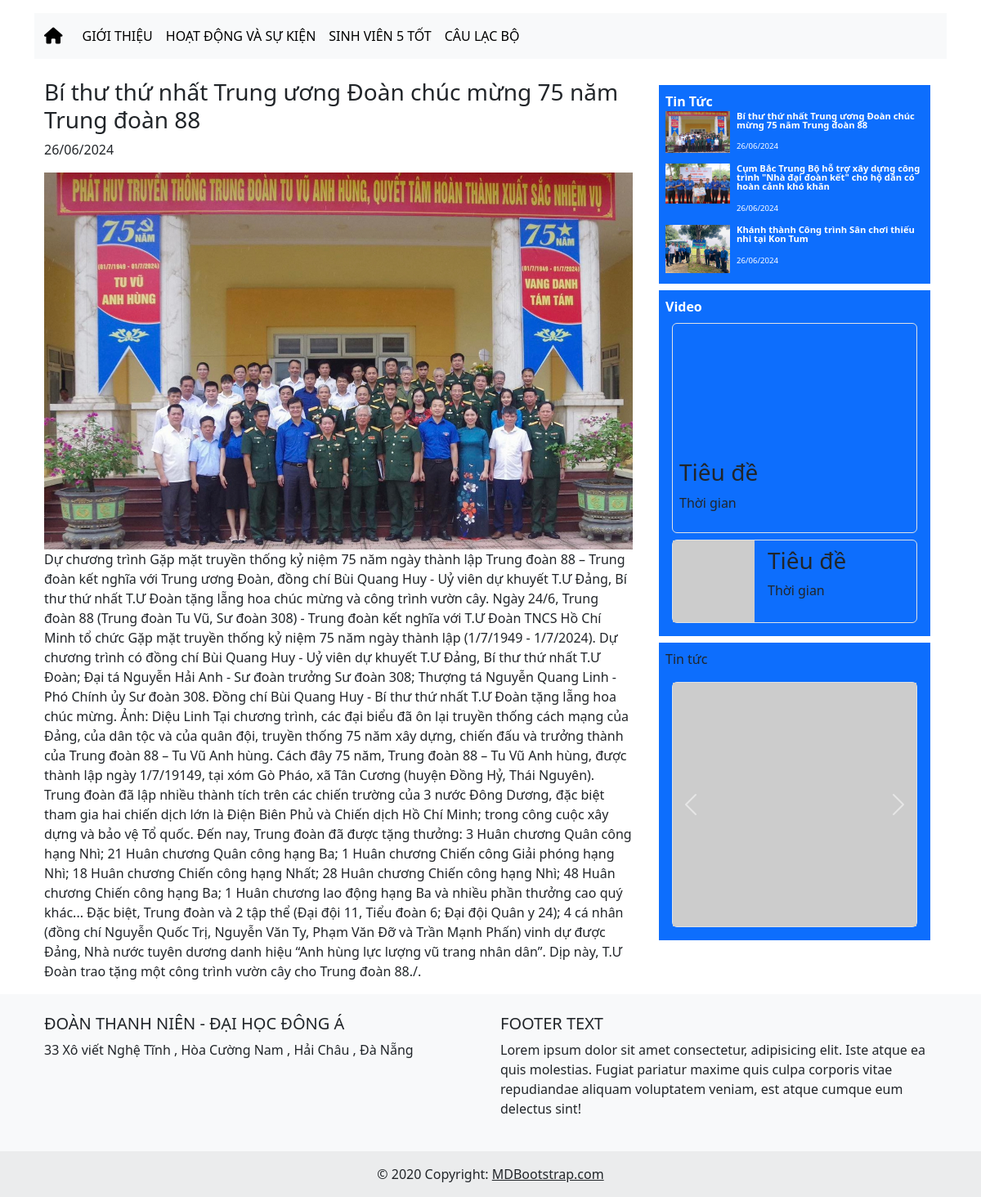
The app's page /post/1/ with its own data.
### App/models.py (models this page shows, shortened)
class Post(models.Model):
    image = models.ImageField(upload_to='posts/')
    title = models.CharField(max_length=200)
    timestamp = models.DateTimeField(auto_now_add=True)
    content = models.TextField()
    category = models.CharField(max_length=100 , null = True)
    active = models.BooleanField(default=True)

### App/views.py (the view)
# urls.py: path('post/<int:post_id>/', views.post_detail, name='post_detail'),
def post_detail(request, post_id):
    posts = Post.objects.all()  # Lấy danh sách tất cả các bài viết
    post = get_object_or_404(Post, pk=post_id)
    return render(request, 'post_detail.html', {'post': post,'posts': posts})

### templates/post_detail.html
<!DOCTYPE html>
{% extends "base.html" %}
{% block content %}
<h3>{{ post.title }}</h3>
<p>{{ post.timestamp|date:"d/m/Y" }}</p>
<img class="img-fluid w-100" src="{{ post.image.url }}" alt="">
<p>{{ post.content }}</p>
{% endblock %}

### templates/base.html (shortened to what this page needs)
<!doctype html>
{% load static %}
<html lang="en">
<head>
    <link rel="stylesheet" type="text/css" href="{% static 'css/home.css' %}">
    <link href="https://cdn.jsdelivr.net/npm/bootstrap@5.3.3/dist/css/bootstrap.min.css" rel="stylesheet">
    <link rel="stylesheet" href="https://cdnjs.cloudflare.com/ajax/libs/font-awesome/6.5.2/css/all.min.css"
 />
</head>
<body>
    <div class="container-lg">
        <nav class="navbar navbar-expand-lg bg-body-tertiary">
            <div class="container-fluid">
                <a class="navbar-brand" href="/home"><i class="fa-solid fa-house"></i></a>
                <div class="collapse navbar-collapse" id="navbarNav">
                    <ul class="navbar-nav">
                        <li class="nav-item">
                            <a class="nav-link active" aria-current="page" href="{% url 'introduce' %}">GIỚI THIỆU</a>
                        </li>
                        <li class="nav-item">
                            <a class="nav-link active" aria-current="page" href="#">HOẠT ĐỘNG VÀ SỰ KIỆN</a>
                        </li>
                        <li class="nav-item">
                            <a class="nav-link active" aria-current="page" href="#">SINH VIÊN 5 TỐT</a>
                        </li>
                        <li class="nav-item">
                            <a class="nav-link active" aria-current="page" href="#">CÂU LẠC BỘ </a>
                        </li>
                    </ul>
                </div>
            </div>
        </nav>
        <div class="container-lg">
        </div>
        <div class="container-lg">
            <div class="row d-flex">
                <div class=" col-12 col-lg-8 ">
                    {% block content%}
                    {% endblock%}
                </div>
                <div class="col-lg-4 d-none d-lg-block ">
                    <div class="bg-primary p-2 m-2">
                        <b class="text-white" style="font-weight: 600;">Tin Tức</b>
                        {% for post in posts %}
                        <a href="{% url 'post_detail' post_id=post.id %}" class=" d-flex accordion gap-2 ">
                            <img class="w-25 h-25" src="{{post.image.url}}" alt="">
                            <div class="p-0">
                                <p style="font-size:0.7rem ; line-height: 1;font-weight: 600; " class="text-white">
                                    {{post.title}}</p>
                                <p style="font-size:0.6rem ; line-height: 1; " class="text-white">
                                    {{post.timestamp|date:"d/m/Y"}}</p>
                            </div>
                        </a>
                        {% endfor %}
                    </div>
                    <div class="bg-primary p-2 m-2">
                        <b class="text-white" style="font-weight: 600;">Video</b>
                        <div class=" d-flex flex-column accordion gap-2 border m-2 rounded">
                            <video class="" src="https://via.placeholder.com/100x100" alt=""></video>
                            <div class="p-2">
                                <h3 class="">Tiêu đề</h3>
                                <p class="">Thời gian</p>
                            </div>
                        </div>
                        <div class=" d-flex accordion gap-2 border m-2  rounded">
                            <img class="" src="https://via.placeholder.com/100x100" alt="">
                            <div class="p-2">
                                <h3 class="">Tiêu đề</h3>
                                <p class="">Thời gian</p>
                            </div>
                        </div>
                    </div>
                    <div class="bg-primary p-2 m-2">
                        <p class="">Tin tức</p>
                        <div class=" d-flex flex-column accordion gap-2 border m-2 rounded">
                            <div id="carouselExampleInterval" class="carousel slide" data-bs-ride="carousel">
                                <div class="carousel-inner">
                                    <div class="carousel-item active" data-bs-interval="10000">
                                        <img src="https://via.placeholder.com/100x100" class="d-block w-100" alt="...">
                                    </div>
                                </div>
                                <button class="carousel-control-prev" type="button"
                                    data-bs-target="#carouselExampleInterval" data-bs-slide="prev">
                                    <span class="carousel-control-prev-icon" aria-hidden="true"></span>
                                </button>
                                <button class="carousel-control-next" type="button"
                                    data-bs-target="#carouselExampleInterval" data-bs-slide="next">
                                    <span class="carousel-control-next-icon" aria-hidden="true"></span>
                                </button>
                            </div>
                        </div>
                    </div>
                </div>
            </div>
        </div>
    </div>
    <footer class="bg-body-tertiary text-center text-lg-start">
        <div class="container p-4">
            <div class="row">
                <div class="col-lg-6 col-md-12 mb-4 mb-md-0">
                    <h5 class="text-uppercase">ĐOÀN THANH NIÊN - ĐẠI HỌC ĐÔNG Á</h5>
                    <p>
                        33 Xô viết Nghệ Tĩnh , Hòa Cường Nam , Hải Châu , Đà Nẵng
                    </p>
                </div>
                <div class="col-lg-6 col-md-12 mb-4 mb-md-0">
                    <h5 class="text-uppercase">Footer text</h5>
                    <p>
                        Lorem ipsum dolor sit amet consectetur, adipisicing elit. Iste atque ea quis
                        molestias. Fugiat pariatur maxime quis culpa corporis vitae repudiandae aliquam
                        voluptatem veniam, est atque cumque eum delectus sint!
                    </p>
                </div>
            </div>
        </div>
        <div class="text-center p-3" style="background-color: rgba(0, 0, 0, 0.05);">
            © 2020 Copyright:
            <a class="text-body" href="https://mdbootstrap.com/">MDBootstrap.com</a>
        </div>
    </footer>
</body>
</html>

### static/css/home.css (style rules this page uses)
* { margin: 0; padding: 0; }

### records on screen
Post: title "Bí thư thứ nhất Trung ương Đoàn chúc mừng 75 năm Trung đoàn 88", timestamp "26/06/2024", image (picture), content "Dự chương trình Gặp mặt truyền thống kỷ niệm 75 năm ngày thành lập Trung đoàn 88 – Trung đoàn kết nghĩa với Trung ương Đoàn, đồng chí Bùi Quang Huy - Uỷ viên dự khuyết T.Ư Đảng, Bí thư thứ nhất T.Ư Đoàn tặng lẵng hoa chúc mừng và công trình vườn cây. Ngày 24/6, Trung đoàn 88 (Trung đoàn Tu Vũ, Sư đoàn 308) - Trung đoàn kết nghĩa với T.Ư Đoàn TNCS Hồ Chí Minh tổ chức Gặp mặt truyền thống kỷ niệm 75 năm ngày thành lập (1/7/1949 - 1/7/2024). Dự chương trình có đồng chí Bùi Quang Huy - Uỷ viên dự khuyết T.Ư Đảng, Bí thư thứ nhất T.Ư Đoàn; Đại tá Nguyễn Hải Anh - Sư đoàn trưởng Sư đoàn 308; Thượng tá Nguyễn Quang Linh - Phó Chính ủy Sư đoàn 308. Đồng chí Bùi Quang Huy - Bí thư thứ nhất T.Ư Đoàn…"
Post: image (picture), title "Cụm Bắc Trung Bộ hỗ trợ xây dựng công trình \"Nhà đại đoàn kết\" cho hộ dân có hoàn cảnh khó khăn", timestamp "26/06/2024"
Post: image (picture), title "Khánh thành Công trình Sân chơi thiếu nhi tại Kon Tum", timestamp "26/06/2024"
